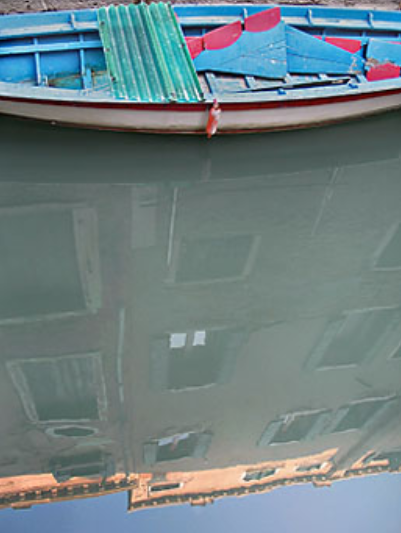
#> input picture 19-图像变换/1-傅里叶变换/flat.png, 401 x 533 px
$ python change.py
#> lines starting #> are read from the running program, lines starting #| are printed output that depends on the picture
'''
傅里叶变换
函数： cv2.dft()
      cv2.idft()
      傅里叶变换用来分析不同滤波器的频率特性。
      快速傅里叶变换FFT
'''

'''
numpy中的傅里叶变换
np.fft.fft2()可以对信号进行频率转换，输出结果是一个复杂的数组
参数1 输入图像，灰度格式
参数2 可选的，决定输出数组的大小，输出数组大小和输入图像大小一样，如果输出结果比输入图像大，输入图像就要在进行FFT前补0。如果输出结果比输入图像小的话，输入图像就会被切割。
'''
import cv2
import numpy as np
import matplotlib.pyplot as plt

img = cv2.imread('flat.png', 0)
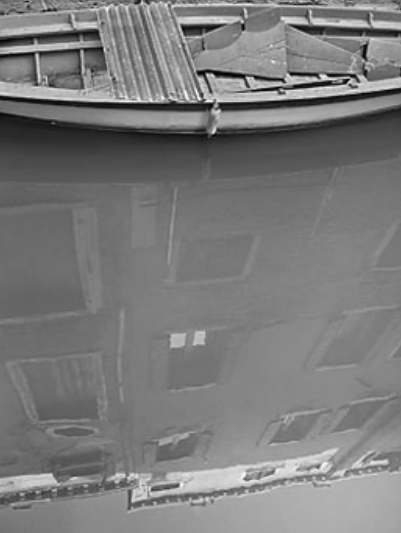
#> img: shape (533, 401); min 1, max 249, mean 122.9
f = np.fft.fft2(img)
fshift = np.fft.fftshift(f)
# 构建振幅图
magnitude_spectrum = 20 * np.log(np.abs(fshift))
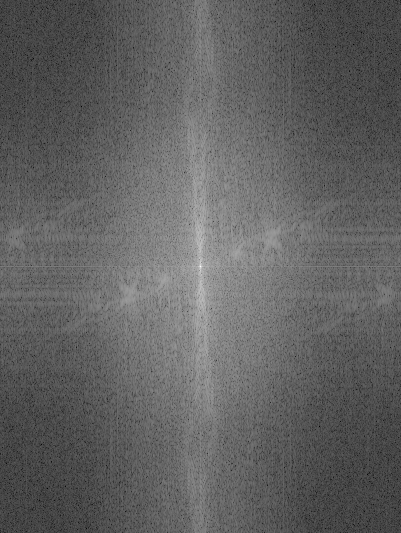
#> magnitude_spectrum: shape (533, 401) float64; min 7.71, max 341.7, mean 135.6; drawn with min black and max white

plt.subplot(121), plt.imshow(img, cmap='gray')
plt.title('Input Image'), plt.xlabel([]), plt.ylabel([])
plt.subplot(122), plt.imshow(magnitude_spectrum, cmap='gray')
plt.title('Magnitude Spectrum'), plt.xticks([]), plt.yticks([])
plt.show()
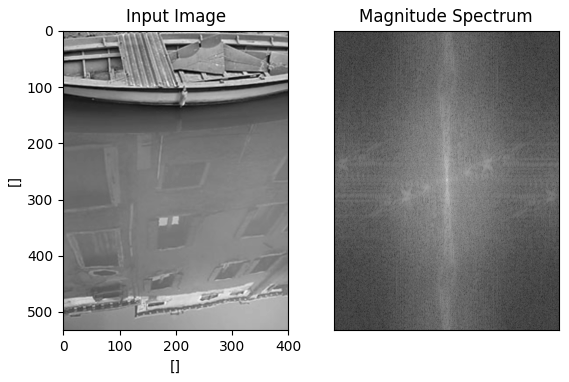
#> figure drawn by matplotlib, 2 panels

rows, cols = img.shape
#> rows = 533; cols = 401
crow, ccol = rows // 2, cols // 2
#> crow = 266; ccol = 200
fshift[crow - 30:crow + 30, ccol - 30:ccol + 30] = 0
f_ishift = np.fft.ifftshift(fshift)
img_back = np.fft.ifft2(f_ishift)
# 取绝对值
img_back = np.abs(img_back)
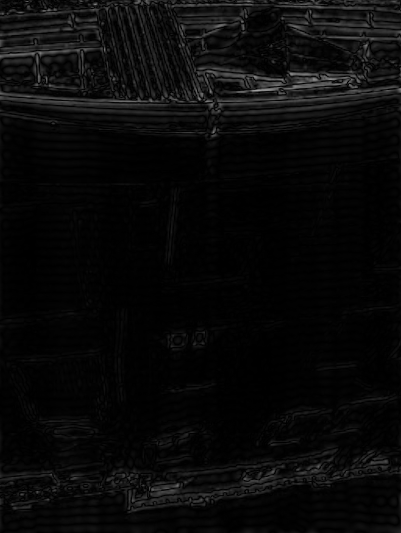
#> img_back: shape (533, 401) float64; min 0.00499, max 162.8, mean 9.4

plt.subplot(131), plt.imshow(img, cmap='gray')
plt.title('Input Image'), plt.xticks([]), plt.yticks([])

plt.subplot(132), plt.imshow(img_back, cmap='gray')
plt.title('Image after HPF'), plt.xticks([]), plt.yticks([])

plt.subplot(133), plt.imshow(img_back)
plt.title('Result in JET'), plt.xticks([]), plt.yticks([])
plt.show()

dft = cv2.dft(np.float32(img), flags=cv2.DFT_COMPLEX_OUTPUT)
dft_shift = np.fft.fftshift(dft)
magnitude_spectrum = 20 * np.log(cv2.magnitude(dft_shift[:, :, 0], dft_shift[:, :, 1]))
plt.subplot(121), plt.imshow(img, cmap='gray')
plt.title('Input Image'), plt.xticks([]), plt.yticks([])
plt.subplot(122), plt.imshow(magnitude_spectrum, cmap='gray')
plt.title('Magnitude Spectrum'), plt.xticks([]), plt.yticks([])
plt.show()

rows, cols = img.shape
crow, ccol = rows // 2, cols // 2
# create a mask first, center square is 1, remaining all zeros
mask = np.zeros((rows, cols, 2), np.uint8)
mask[crow - 30:crow + 30, ccol - 30:ccol + 30] = 1

# apply mask and inverse DFT
fshift = dft_shift * mask
f_ishift = np.fft.ifftshift(fshift)
img_back = cv2.idft(f_ishift)
img_back = cv2.magnitude(img_back[:, :, 0], img_back[:, :, 1])
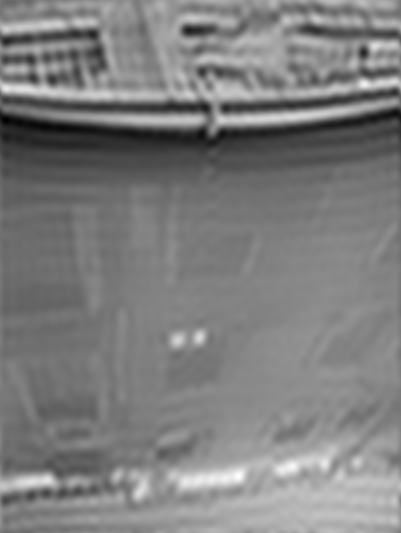
#> img_back: shape (533, 401) float32; min 1935702.8, max 50998872, mean 26273248; drawn with min black and max white

plt.subplot(121), plt.imshow(img, cmap='gray')
plt.title('Input Image'), plt.xticks([]), plt.yticks([])
plt.subplot(122), plt.imshow(img_back, cmap='gray')
plt.title('Magnitude Spectrum'), plt.xticks([]), plt.yticks([])
plt.show()

'''
不同算子分析
'''

# simple averaging filter without scaling parameter
mean_filter = np.ones((3, 3))
# creating a guassian filter
x = cv2.getGaussianKernel(5, 10)
# x.T 为矩俤䤛置
gaussian = x * x.T

# different edge detecting filters
# scharr in x-direction
scharr = np.array([[-3, 0, 3],
                   [-10, 0, 10],
                   [-3, 0, 3]])
# sobel in x direction
sobel_x = np.array([[-1, 0, 1],
                    [-2, 0, 2],
                    [-1, 0, 1]])

# sobel in y direction
sobel_y = np.array([[-1, -2, -1],
                    [0, 0, 0],
                    [1, 2, 1]])
# laplacian
laplacian = np.array([[0, 1, 0],
                      [1, -4, 1],
                      [0, 1, 0]])

filters = [mean_filter, gaussian, laplacian, sobel_x, sobel_y, scharr]
filter_name = ['mean_filter', 'gaussian', 'laplacian', 'sobel_x', \
               'sobel_y', 'scharr_x']

fft_filters = [np.fft.fft2(x) for x in filters]
fft_shift = [np.fft.fftshift(y) for y in fft_filters]
mag_spectrum = [np.log(np.abs(z) + 1) for z in fft_shift]

for i in range(6):
    plt.subplot(2, 3, i + 1), plt.imshow(mag_spectrum[i], cmap='gray')
plt.title(filter_name[i]), plt.xticks([]), plt.yticks([])
plt.show()
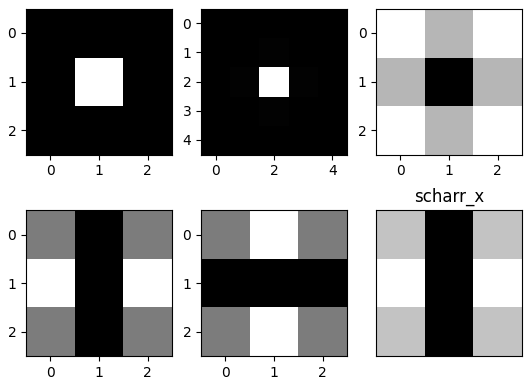
#> figure drawn by matplotlib, 6 panels
